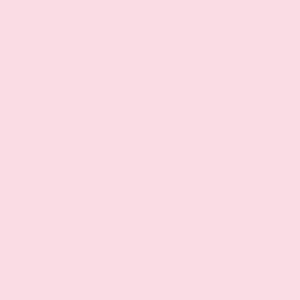
Frame 1 (no input)
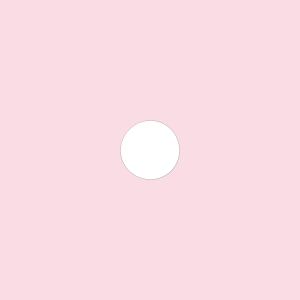
Frame 60 (the mouse pressed at the canvas centre just before this capture)
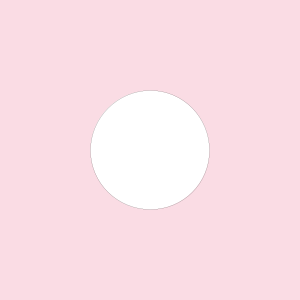
Frame 120 (the mouse held since frame 60 and released just before this capture)

The Processing sketch that drew these frames (run headless with seeded random() and noise(); from frame 60 on, the mouse is pressed at the canvas centre):

// Processing sketch: movement1
// ── movement1.pde
int x = 0;

void setup(){
  size(300,300);
}

void draw(){
  background(250, 220, 228);
  strokeWeight(0);
  fill(255);
  circle(150, 150, x);
  x = x + 1;
  if ( x > 450)
    x = 0;
}
